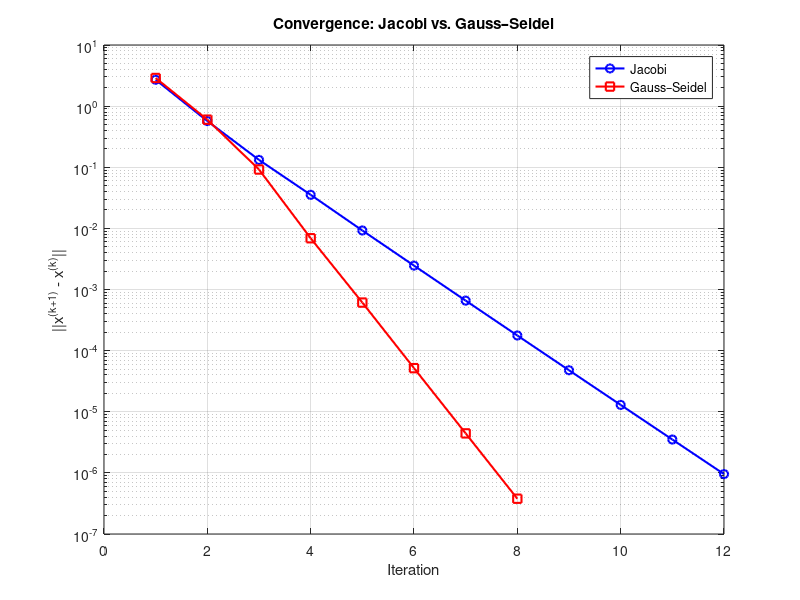

Reproduce this figure in MATLAB.
A4 = [10, -2, -1;
      -2, 10, -1;
      -1, -1, 10];
b4 = [3; 15; 27];
x0_4 = [0; 0; 0];
tol4 = 1e-6;
maxIter4 = 1000;
n4 = 3;

% ----- Jacobi Method -----
fprintf('\nJacobi Method:\n');
x_jac = x0_4;
err_jac = [];
for iter = 1:maxIter4
    x_new = zeros(n4,1);
    for i = 1:n4
        sum = 0;
        for j = 1:n4
            if j ~= i
                sum = sum + A4(i,j) * x_jac(j);
            end
        end
        x_new(i) = (b4(i) - sum) / A4(i,i);
    end
    err_jac(iter) = norm(x_new - x_jac, inf);
    if err_jac(iter) < tol4
        fprintf('Converged after %d iterations\n', iter);
        x_jac = x_new;
        break;
    end
    x_jac = x_new;
end
fprintf('Solution: I1 = %.6f, I2 = %.6f, I3 = %.6f\n', x_jac(1), x_jac(2), x_jac(3));

% ----- Gauss–Seidel Method -----
fprintf('\nGauss–Seidel Method:\n');
x_gs = x0_4;
err_gs = [];
for iter = 1:maxIter4
    x_old = x_gs;
    for i = 1:n4
        sum = 0;
        for j = 1:n4
            if j < i
                sum = sum + A4(i,j) * x_gs(j);      % use updated values
            elseif j > i
                sum = sum + A4(i,j) * x_old(j);     % use old values
            end
        end
        x_gs(i) = (b4(i) - sum) / A4(i,i);
    end
    err_gs(iter) = norm(x_gs - x_old, inf);
    if err_gs(iter) < tol4
        fprintf('Converged after %d iterations\n', iter);
        break;
    end
end
fprintf('Solution: I1 = %.6f, I2 = %.6f, I3 = %.6f\n', x_gs(1), x_gs(2), x_gs(3));

% ----- Convergence plot -----
figure;
semilogy(1:length(err_jac), err_jac, 'b-o', 'LineWidth', 1.5); hold on;
semilogy(1:length(err_gs), err_gs, 'r-s', 'LineWidth', 1.5);
xlabel('Iteration');
ylabel('||x^{(k+1)} - x^{(k)}||');
title('Convergence: Jacobi vs. Gauss–Seidel');
legend('Jacobi', 'Gauss–Seidel');
grid on;
